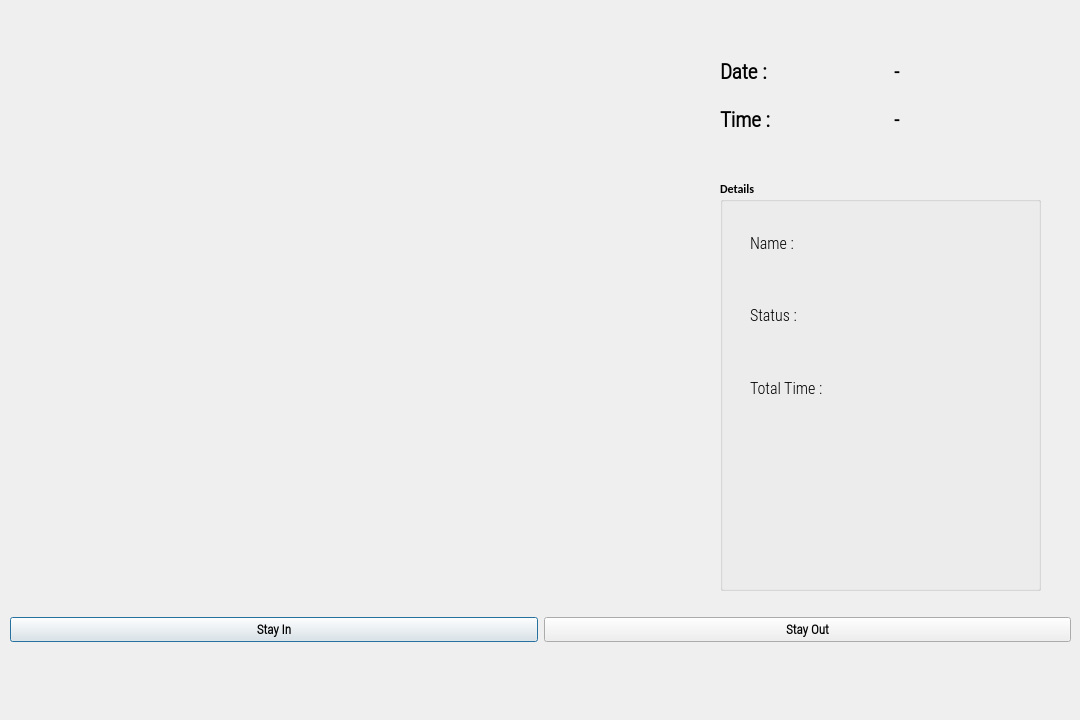
<?xml version="1.0" encoding="UTF-8"?>
<ui version="4.0">
 <class>OutputDialog</class>
 <widget class="QDialog" name="OutputDialog">
  <property name="geometry">
   <rect>
    <x>0</x>
    <y>0</y>
    <width>1080</width>
    <height>720</height>
   </rect>
  </property>
  <property name="minimumSize">
   <size>
    <width>0</width>
    <height>0</height>
   </size>
  </property>
  <property name="maximumSize">
   <size>
    <width>1280</width>
    <height>720</height>
   </size>
  </property>
  <property name="font">
   <font>
    <family>Calibri</family>
    <weight>75</weight>
    <bold>true</bold>
   </font>
  </property>
  <property name="windowTitle">
   <string>Face Recognition Annotation</string>
  </property>
  <property name="windowIcon">
   <iconset resource="resource.qrc">
    <normaloff>:/icon/icon.png</normaloff>:/icon/icon.png</iconset>
  </property>
  <widget class="QLabel" name="imgLabel">
   <property name="geometry">
    <rect>
     <x>20</x>
     <y>40</y>
     <width>640</width>
     <height>480</height>
    </rect>
   </property>
   <property name="minimumSize">
    <size>
     <width>4</width>
     <height>0</height>
    </size>
   </property>
   <property name="maximumSize">
    <size>
     <width>640</width>
     <height>480</height>
    </size>
   </property>
   <property name="text">
    <string/>
   </property>
  </widget>
  <widget class="QWidget" name="horizontalLayoutWidget">
   <property name="geometry">
    <rect>
     <x>10</x>
     <y>590</y>
     <width>1061</width>
     <height>80</height>
    </rect>
   </property>
   <layout class="QHBoxLayout" name="horizontalLayout">
    <item>
     <widget class="QPushButton" name="ClockInButton">
      <property name="font">
       <font>
        <family>Roboto Condensed Light</family>
        <pointsize>10</pointsize>
        <weight>75</weight>
        <bold>true</bold>
       </font>
      </property>
      <property name="text">
       <string>Stay In</string>
      </property>
      <property name="checkable">
       <bool>true</bool>
      </property>
     </widget>
    </item>
    <item>
     <widget class="QPushButton" name="ClockOutButton">
      <property name="font">
       <font>
        <family>Roboto Condensed Light</family>
        <pointsize>10</pointsize>
        <weight>75</weight>
        <bold>true</bold>
       </font>
      </property>
      <property name="text">
       <string>Stay Out</string>
      </property>
      <property name="checkable">
       <bool>true</bool>
      </property>
     </widget>
    </item>
   </layout>
  </widget>
  <widget class="QWidget" name="gridLayoutWidget">
   <property name="geometry">
    <rect>
     <x>720</x>
     <y>50</y>
     <width>341</width>
     <height>91</height>
    </rect>
   </property>
   <layout class="QGridLayout" name="gridLayout_2">
    <item row="1" column="1">
     <widget class="QLabel" name="Time_Label">
      <property name="font">
       <font>
        <family>Roboto Condensed Light</family>
        <pointsize>15</pointsize>
        <weight>75</weight>
        <bold>true</bold>
       </font>
      </property>
      <property name="text">
       <string>-</string>
      </property>
     </widget>
    </item>
    <item row="0" column="1">
     <widget class="QLabel" name="Date_Label">
      <property name="font">
       <font>
        <family>Roboto Condensed Light</family>
        <pointsize>15</pointsize>
        <weight>75</weight>
        <bold>true</bold>
       </font>
      </property>
      <property name="text">
       <string>-</string>
      </property>
     </widget>
    </item>
    <item row="0" column="0">
     <widget class="QLabel" name="label">
      <property name="font">
       <font>
        <family>Roboto Condensed Light</family>
        <pointsize>16</pointsize>
        <weight>75</weight>
        <bold>true</bold>
       </font>
      </property>
      <property name="text">
       <string>Date :</string>
      </property>
     </widget>
    </item>
    <item row="1" column="0">
     <widget class="QLabel" name="label_2">
      <property name="font">
       <font>
        <family>Roboto Condensed Light</family>
        <pointsize>16</pointsize>
        <weight>75</weight>
        <bold>true</bold>
       </font>
      </property>
      <property name="text">
       <string>Time :</string>
      </property>
     </widget>
    </item>
   </layout>
  </widget>
  <widget class="QGroupBox" name="groupBox">
   <property name="geometry">
    <rect>
     <x>720</x>
     <y>180</y>
     <width>321</width>
     <height>411</height>
    </rect>
   </property>
   <property name="title">
    <string>Details</string>
   </property>
   <widget class="QWidget" name="verticalLayoutWidget">
    <property name="geometry">
     <rect>
      <x>30</x>
      <y>30</y>
      <width>127</width>
      <height>211</height>
     </rect>
    </property>
    <layout class="QVBoxLayout" name="verticalLayout">
     <item>
      <widget class="QLabel" name="label_3">
       <property name="font">
        <font>
         <family>Roboto Condensed Light</family>
         <pointsize>12</pointsize>
         <weight>50</weight>
         <bold>false</bold>
        </font>
       </property>
       <property name="text">
        <string>Name : </string>
       </property>
      </widget>
     </item>
     <item>
      <widget class="QLabel" name="label_4">
       <property name="font">
        <font>
         <family>Roboto Condensed Light</family>
         <pointsize>12</pointsize>
         <weight>50</weight>
         <bold>false</bold>
        </font>
       </property>
       <property name="text">
        <string>Status :</string>
       </property>
      </widget>
     </item>
     <item>
      <widget class="QLabel" name="label_5">
       <property name="font">
        <font>
         <family>Roboto Condensed Light</family>
         <pointsize>12</pointsize>
         <weight>50</weight>
         <bold>false</bold>
        </font>
       </property>
       <property name="text">
        <string>Total Time : </string>
       </property>
      </widget>
     </item>
    </layout>
   </widget>
   <widget class="QWidget" name="verticalLayoutWidget_2">
    <property name="geometry">
     <rect>
      <x>120</x>
      <y>30</y>
      <width>131</width>
      <height>211</height>
     </rect>
    </property>
    <layout class="QVBoxLayout" name="verticalLayout_2">
     <item>
      <widget class="QLabel" name="NameLabel">
       <property name="enabled">
        <bool>true</bool>
       </property>
       <property name="font">
        <font>
         <family>Roboto Condensed Light</family>
         <pointsize>12</pointsize>
         <weight>50</weight>
         <bold>false</bold>
        </font>
       </property>
       <property name="autoFillBackground">
        <bool>false</bool>
       </property>
       <property name="text">
        <string/>
       </property>
      </widget>
     </item>
     <item>
      <widget class="QLabel" name="StatusLabel">
       <property name="font">
        <font>
         <family>Roboto Condensed Light</family>
         <pointsize>12</pointsize>
         <weight>50</weight>
         <bold>false</bold>
        </font>
       </property>
       <property name="text">
        <string/>
       </property>
      </widget>
     </item>
     <item>
      <layout class="QHBoxLayout" name="horizontalLayout_2">
       <item>
        <widget class="QLabel" name="HoursLabel">
         <property name="font">
          <font>
           <family>Roboto Condensed Light</family>
           <pointsize>12</pointsize>
           <weight>50</weight>
           <bold>false</bold>
          </font>
         </property>
         <property name="text">
          <string/>
         </property>
        </widget>
       </item>
       <item>
        <widget class="QLabel" name="MinLabel">
         <property name="font">
          <font>
           <family>Roboto Condensed Light</family>
           <pointsize>12</pointsize>
           <weight>50</weight>
           <bold>false</bold>
          </font>
         </property>
         <property name="text">
          <string/>
         </property>
        </widget>
       </item>
      </layout>
     </item>
    </layout>
   </widget>
  </widget>
 </widget>
 <resources>
  <include location="resource.qrc"/>
 </resources>
 <connections/>
</ui>
